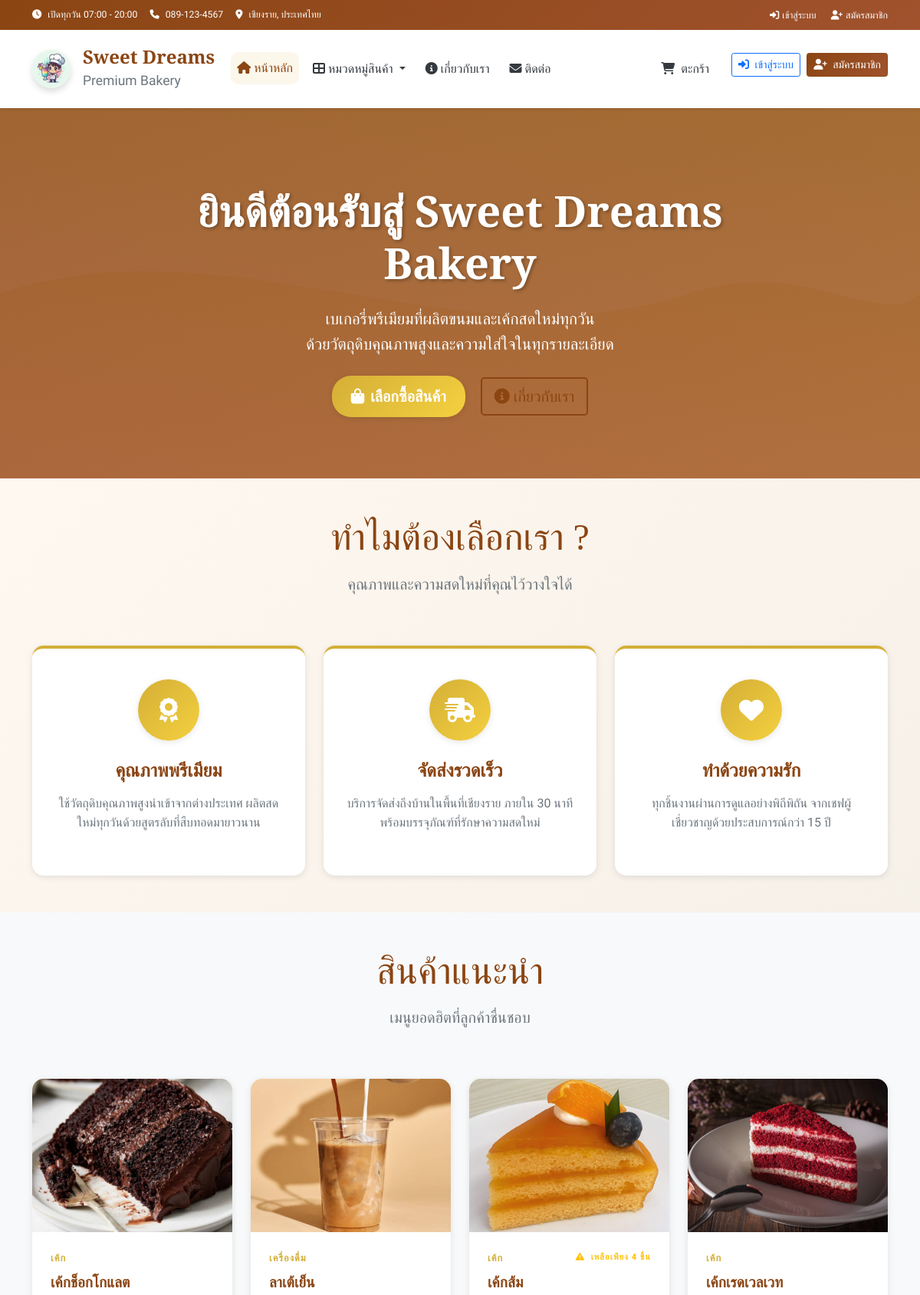
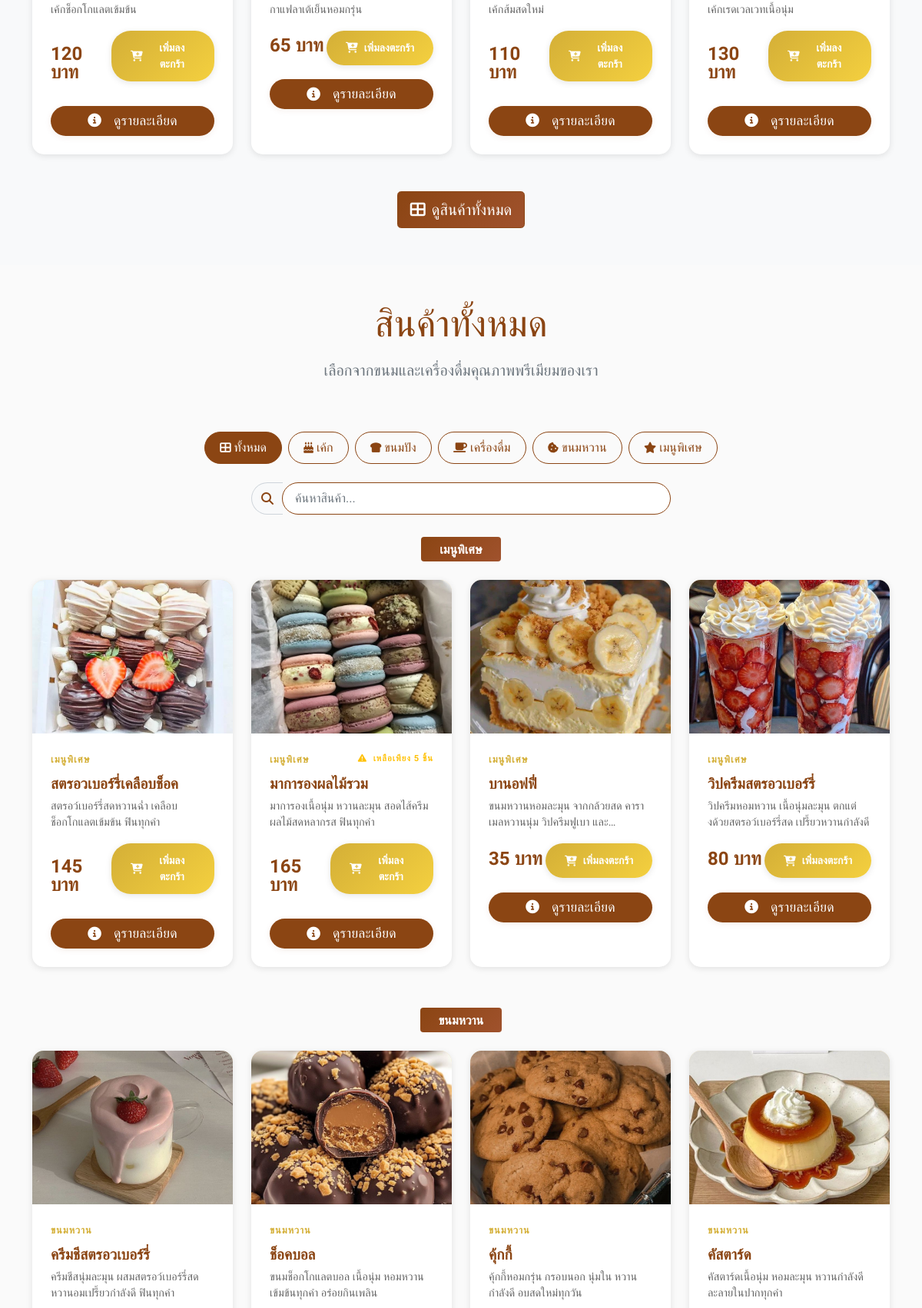
The page / (upper part) on the database its author committed (2 pictures, top to bottom).
### tables this page shows
CREATE TABLE products (
        id INTEGER PRIMARY KEY AUTOINCREMENT,
        name TEXT NOT NULL,
        name_en TEXT,
        description TEXT,
        price DECIMAL(10,2) NOT NULL,
        image TEXT,
        category_id INTEGER,
        is_available BOOLEAN DEFAULT 1,
        is_featured BOOLEAN DEFAULT 0,
        stock_quantity INTEGER DEFAULT 0,
        created_at TIMESTAMP DEFAULT CURRENT_TIMESTAMP,
        FOREIGN KEY (category_id) REFERENCES categories (id)
    );

CREATE TABLE categories (
        id INTEGER PRIMARY KEY AUTOINCREMENT,
        name TEXT UNIQUE NOT NULL,
        name_en TEXT,
        icon TEXT,
        description TEXT,
        display_order INTEGER DEFAULT 0
    );

### app.py (the view)
@app.route('/')
def index():
    categories = get_categories()
    featured_products = get_products_by_category(featured_only=True)
    all_products = get_products_by_category()
    unique_products = []
    seen_ids = set()
    for product in all_products:
        if product['id'] not in seen_ids:
            unique_products.append(product)
            seen_ids.add(product['id'])
    products_by_category = {}
    for product in unique_products:
        category_name = product['category_name']
        if category_name not in products_by_category:
            products_by_category[category_name] = []
        products_by_category[category_name].append(product)
    return render_template('index.html',
                         featured_products=featured_products,
                         products_by_category=products_by_category)

### app.py (called while the page is built)
def get_db_connection():
    conn = sqlite3.connect(DB_NAME)
    conn.row_factory = sqlite3.Row
    return conn

def get_categories():
    conn = get_db_connection()
    categories = conn.execute(
        "SELECT * FROM categories ORDER BY display_order"
    ).fetchall()
    conn.close()
    return categories

def get_cart_total():
    cart = session.get('cart', {})
    total_items = sum(item['quantity'] for item in cart.values())
    total_price = sum(item['quantity'] * item['price'] for item in cart.values())
    return total_items, total_price

@app.context_processor
def inject_global_data():
    categories = get_categories()
    cart_total_items, _ = get_cart_total()
    verifying_count = 0
    if session.get('role') == 'admin':
        conn = get_db_connection()
        verifying_count = conn.execute("""
            SELECT COUNT(*) FROM payments WHERE status = 'verifying'
        """).fetchone()[0]
        conn.close()
    return dict(
        categories=categories,
        cart_total_items=cart_total_items,
        verifying_count=verifying_count
    )

### templates/index.html (shortened to what this page needs)
{% extends "layout.html" %}
{% block content %}
<section class="hero-section" id="home">
    <div class="container hero-content">
        <div class="row justify-content-center text-center">
            <div class="col-lg-8">
                <h1 class="hero-title text-white">
                    ยินดีต้อนรับสู่ Sweet Dreams Bakery
                </h1>
                <p class="hero-subtitle text-white mb-4">
                    เบเกอรี่พรีเมียมที่ผลิตขนมและเค้กสดใหม่ทุกวัน<br>
                    ด้วยวัตถุดิบคุณภาพสูงและความใส่ใจในทุกรายละเอียด
                </p>
                <div class="hero-cta">
                    <a href="#products" class="btn btn-custom btn-lg me-3">
                        <i class="fas fa-shopping-bag"></i>
                        เลือกซื้อสินค้า
                    </a>
                    <a href="#about" class="btn btn-custom-outline btn-lg">
                        <i class="fas fa-info-circle"></i>
                        เกี่ยวกับเรา
                    </a>
                </div>
            </div>
        </div>
    </div>
</section>
<section class="features-section py-5" id="features">
    <div class="container">
        <div class="row text-center mb-5">
            <div class="col-12">
                <h2 class="display-5 mb-3">ทำไมต้องเลือกเรา ?</h2>
                <p class="lead text-muted">คุณภาพและความสดใหม่ที่คุณไว้วางใจได้</p>
            </div>
        </div>
        <div class="row gy-4 animate-stagger">
            <div class="col-lg-4 col-md-6">
                <div class="feature-card h-100">
                    <div class="feature-icon">
                        <i class="fas fa-award"></i>
                    </div>
                    <h4 class="mb-3">คุณภาพพรีเมียม</h4>
                    <p class="text-muted">
                        ใช้วัตถุดิบคุณภาพสูงนำเข้าจากต่างประเทศ
                        ผลิตสดใหม่ทุกวันด้วยสูตรลับที่สืบทอดมายาวนาน
                    </p>
                </div>
            </div>
            <div class="col-lg-4 col-md-6">
                <div class="feature-card h-100">
                    <div class="feature-icon">
                        <i class="fas fa-truck-fast"></i>
                    </div>
                    <h4 class="mb-3">จัดส่งรวดเร็ว</h4>
                    <p class="text-muted">
                        บริการจัดส่งถึงบ้านในพื้นที่เชียงราย ภายใน 30 นาที
                        พร้อมบรรจุภัณฑ์ที่รักษาความสดใหม่
                    </p>
                </div>
            </div>
            <div class="col-lg-4 col-md-6">
                <div class="feature-card h-100">
                    <div class="feature-icon">
                        <i class="fas fa-heart"></i>
                    </div>
                    <h4 class="mb-3">ทำด้วยความรัก</h4>
                    <p class="text-muted">
                        ทุกชิ้นงานผ่านการดูแลอย่างพิถีพิถัน
                        จากเชฟผู้เชี่ยวชาญด้วยประสบการณ์กว่า 15 ปี
                    </p>
                </div>
            </div>
        </div>
    </div>
</section>
{% if featured_products %}
<section class="py-5 bg-light" id="featured">
    <div class="container">
        <div class="row text-center mb-5">
            <div class="col-12">
                <h2 class="display-5 mb-3">สินค้าแนะนำ</h2>
                <p class="lead text-muted">เมนูยอดฮิตที่ลูกค้าชื่นชอบ</p>
            </div>
        </div>
        <div class="row gy-4">
            {% for product in featured_products[:8] %}
            <div class="col-lg-3 col-md-6">
                <div class="product-card featured-product h-100" data-category="{{ product.category_name }}">
                    <div class="product-image clickable">
                        {% if product.image %}
                            <img src="{{ url_for('static', filename='images/products/' + product.image) }}"
                                 alt="{{ product.name }}"
                                 class="img-fluid"
                                 loading="lazy">
                        {% else %}
                            <i class="fas fa-birthday-cake"></i>
                        {% endif %}
                    </div>
                    <div class="product-body">
                        <div class="product-category">
                            {{ product.category_name }}
                            {% if product.stock_quantity <= 5 and product.stock_quantity > 0 %}
                                <small class="text-warning float-end">
                                    <i class="fas fa-exclamation-triangle me-1"></i>
                                    เหลือเพียง {{ product.stock_quantity }} ชิ้น
                                </small>
                            {% endif %}
                        </div>
                        <h5 class="product-name">{{ product.name }}</h5>
                        {% if product.description %}
                            <p class="product-description">{{ product.description }}</p>
                        {% endif %}
                        <div class="d-flex justify-content-between align-items-baseline">
                            <div class="product-price">{{ "%.0f"|format(product.price) }} บาท</div>
                                {% if product.stock_quantity > 0 %}
                                    <button class="btn btn-custom btn-sm add-to-cart"
                                            data-product-id="{{ product.id }}"
                                            data-product-name="{{ product.name }}"
                                            data-product-price="{{ product.price }}">
                                        <i class="fas fa-cart-plus"></i> เพิ่มลงตะกร้า
                                    </button>
                                {% else %}
                                    <button class="btn btn-secondary btn-sm" disabled>
                                        <i class="fas fa-times"></i> หมด
                                    </button>
                                {% endif %}
                            </div>
                                <div class="d-flex justify-content-center mt-2">
                                    <a href="{{ url_for('product_detail', product_id=product.id) }}"
                                    class="btn btn-detail-view">
                                        <i class="fas fa-info-circle me-2"></i>
                                        ดูรายละเอียด
                                    </a>
                                </div>
                    </div>
                </div>
            </div>
            {% endfor %}
        </div>
        <div class="text-center mt-5">
            <a href="#products" class="btn btn-primary btn-lg">
                <i class="fas fa-th-large me-2"></i>ดูสินค้าทั้งหมด
            </a>
        </div>
    </div>
</section>
{% endif %}
<section class="py-5" id="products">
    <div class="container">
        <div class="row text-center mb-5">
            <div class="col-12">
                <h2 class="display-5 mb-3">สินค้าทั้งหมด</h2>
                <p class="lead text-muted">เลือกจากขนมและเครื่องดื่มคุณภาพพรีเมียมของเรา</p>
            </div>
        </div>
        {% if categories %}
        <div class="row mb-4">
            <div class="col-12">
                <div class="d-flex flex-wrap justify-content-center gap-2">
                    <button class="btn btn-outline-primary category-filter active" data-category="all">
                        <i class="fas fa-th-large me-1"></i>ทั้งหมด
                    </button>
                    {% for category in categories %}
                    <button class="btn btn-outline-primary category-filter"
                            data-category="{{ category.name }}">
                        <i class="{{ category.icon }} me-1"></i>{{ category.name }}
                    </button>
                    {% endfor %}
                </div>
            </div>
        </div>
        {% endif %}
        <div class="row mb-4">
            <div class="col-lg-6 mx-auto">
                <div class="input-group">
                    <span class="input-group-text">
                        <i class="fas fa-search"></i>
                    </span>
                    <input type="text" class="form-control" id="search-input"
                           placeholder="ค้นหาสินค้า...">
                </div>
            </div>
        </div>
        {% if products_by_category %}
            {% for category_name, products in products_by_category.items() %}
            <div class="category-section mb-5" data-category="{{ category_name }}">
                <h3 class="mb-4 text-center">
                    <span class="badge bg-primary fs-6 px-4 py-2">{{ category_name }}</span>
                </h3>
                <div class="row gy-4">
                    {% for product in products %}
                    <div class="col-lg-3 col-md-6">
                        <div class="product-card h-100" data-category="{{ category_name }}">
                            <div class="product-image clickable">
                                {% if product.image %}
                                    <img src="{{ url_for('static', filename='images/products/' + product.image) }}"
                                         alt="{{ product.name }}"
                                         class="img-fluid"
                                         loading="lazy">
                                {% else %}
                                    <i class="fas fa-birthday-cake"></i>
                                {% endif %}
                            </div>
                            <div class="product-body">
                                <div class="product-category">
                                    {{ product.category_name }}
                                    {% if product.stock_quantity <= 5 and product.stock_quantity > 0 %}
                                        <small class="text-warning float-end">
                                            <i class="fas fa-exclamation-triangle me-1"></i>
                                            เหลือเพียง {{ product.stock_quantity }} ชิ้น
                                        </small>
                                    {% endif %}
                                </div>
                                <h5 class="product-name">{{ product.name }}</h5>
                                {% if product.description %}
                                    <p class="product-description">{{ product.description }}</p>
                                {% endif %}
                                <div class="d-flex justify-content-between align-items-baseline">
                                    <div class="product-price">{{ "%.0f"|format(product.price) }} บาท</div>
                                    {% if product.stock_quantity > 0 %}
                                        <button class="btn btn-custom btn-sm add-to-cart"
                                                data-product-id="{{ product.id }}"
                                                data-product-name="{{ product.name }}"
                                                data-product-price="{{ product.price }}">
                                            <i class="fas fa-cart-plus"></i> เพิ่มลงตะกร้า
                                        </button>
                                    {% else %}
                                        <button class="btn btn-secondary btn-sm" disabled>
                                            <i class="fas fa-times"></i> หมด
                                        </button>
                                    {% endif %}
                                </div>
                                <div class="d-flex justify-content-center mt-2">
                                    <a href="{{ url_for('product_detail', product_id=product.id) }}"
                                    class="btn btn-detail-view">
                                        <i class="fas fa-info-circle me-2"></i>
                                        ดูรายละเอียด
                                    </a>
                                </div>
                            </div>
                        </div>
                    </div>
                    {% endfor %}
                </div>
            </div>
            {% endfor %}
        {% else %}
            <div class="text-center py-5">
                <i class="fas fa-shopping-basket fa-3x text-muted mb-3"></i>
                <h4 class="text-muted">ยังไม่มีสินค้า</h4>
                <p class="text-muted">กรุณารอสักครู่ เรากำลังเตรียมสินค้าดี ๆ มาให้คุณ</p>
            </div>
        {% endif %}
    </div>
</section>
{% endblock %}

### rows shown on the page
products: image (picture), category_name "เค้ก", name "เค้กช็อกโกแลต", description "เค้กช็อกโกแลตเข้มข้น", price "120"
products: image (picture), category_name "เครื่องดื่ม", name "ลาเต้เย็น", description "กาแฟลาเต้เย็นหอมกรุ่น", price "65"
products: image (picture), category_name "เค้ก", stock_quantity "4", name "เค้กส้ม", description "เค้กส้มสดใหม่", price "110"
products: image (picture), category_name "เค้ก", name "เค้กเรดเวลเวท", description "เค้กเรดเวลเวทเนื้อนุ่ม", price "130"
categories: name "เค้ก"
categories: name "ขนมปัง"
categories: name "เครื่องดื่ม"
categories: name "ขนมหวาน"
categories: name "เมนูพิเศษ"
products: name "เมนูพิเศษ", image (picture), category_name "เมนูพิเศษ", name "สตรอวเบอร์รี่เคลือบช็อค", description "สตรอว์เบอร์รี่สดหวานฉ่ำ เคลือบช็อกโกแลตเข้มข้น ฟินทุกคำ", price "145"
products: image (picture), category_name "เมนูพิเศษ", stock_quantity "5", name "มาการองผลไม้รวม", description "มาการองเนื้อนุ่ม หวานละมุน สอดไส้ครีมผลไม้สดหลากรส ฟินทุกคำ", price "165"
products: image (picture), category_name "เมนูพิเศษ", name "บานอฟฟี่", description "ขนมหวานหอมละมุน จากกล้วยสด คาราเมลหวานนุ่ม…", price "35"
products: image (picture), category_name "เมนูพิเศษ", name "วิปครีมสตรอวเบอร์รี่", description "วิปครีมหอมหวาน เนื้อนุ่มละมุน ตกแต่งด้วยสตรอว์เบอร์รี่สด เปรี้ยวหวานกำลังดี", price "80"
products: name "ขนมหวาน", image (picture), category_name "ขนมหวาน", name "ครีมชีสตรอวเบอร์รี่", description "ครีมชีสนุ่มละมุน ผสมสตรอว์เบอร์รี่สด หวานอมเปรี้ยวกำลังดี ฟินทุกคำ"
products: image (picture), category_name "ขนมหวาน", name "ช็อคบอล", description "ขนมช็อกโกแลตบอล เนื้อนุ่ม หอมหวาน เข้มข้นทุกคำ อร่อยกินเพลิน"
products: image (picture), category_name "ขนมหวาน", name "คุ้กกี้", description "คุ้กกี้หอมกรุ่น กรอบนอก นุ่มใน หวานกำลังดี อบสดใหม่ทุกวัน"
products: image (picture), category_name "ขนมหวาน", name "คัสตาร์ด", description "คัสตาร์ดเนื้อนุ่ม หอมละมุน หวานกำลังดี ละลายในปากทุกคำ"
